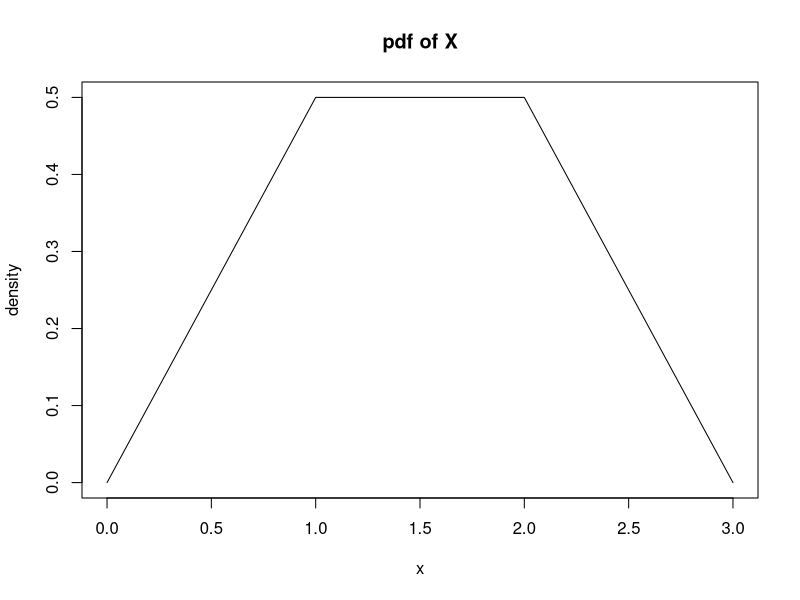
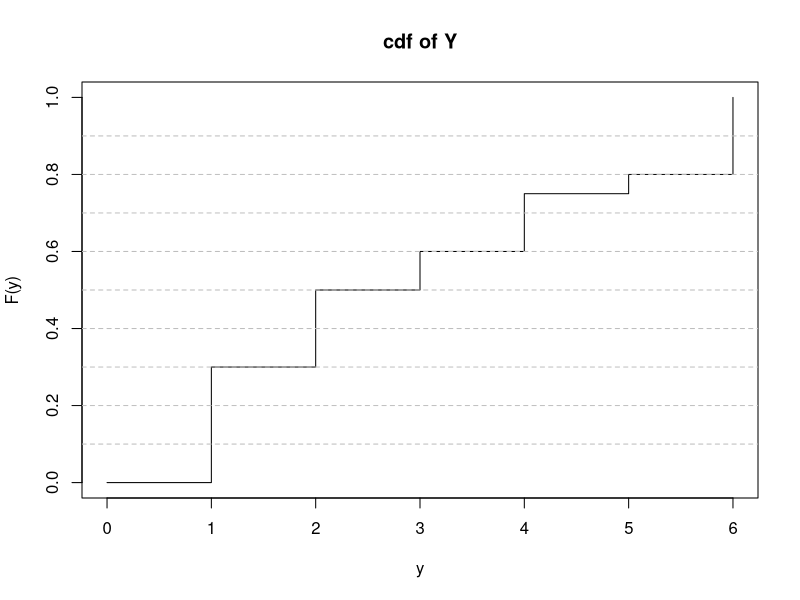
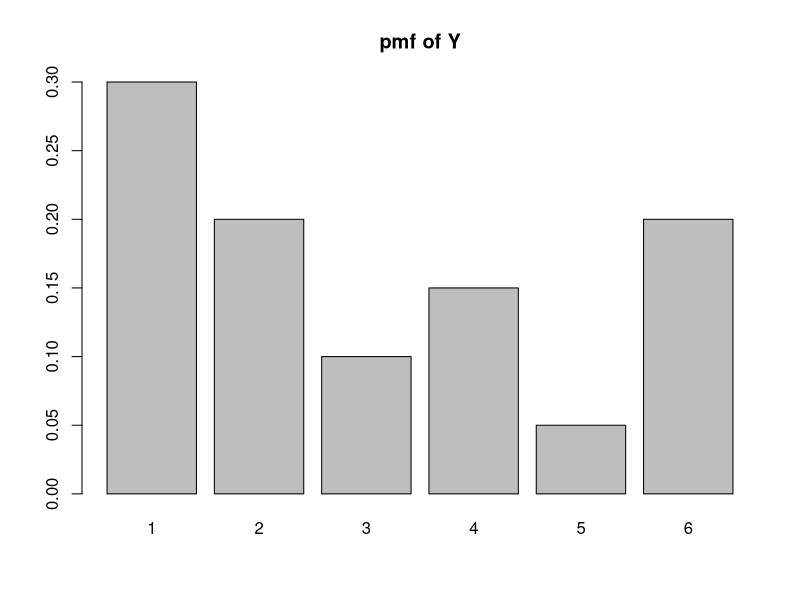

Reproduce these figures in R, in order.
## ---- chunk 1
knitr::opts_chunk$set(echo=T,eval=T,message=F,warning=F,fig.align='center')
library(tidyverse)
## ---- chunk 2
pnorm(7, mean=5, sd=2) - pnorm(4, mean = 5, sd =2)

## ---- chunk 3
p <- 1/3
even_prob <- p/3
odd_prob <- (1-p)/3
ev <- 1*odd_prob + 2*even_prob + 3*odd_prob + 4*even_prob + 5*odd_prob + 6*even_prob
print(ev)
## ---- chunk 4
#need to generate random outputs
#set.seed(100)
#make a coin flip 
flip <- sample(c('heads', 'tails'), size = 1, replace = TRUE)
if(flip == 'heads'){
  print("heads only printed out not tails, making it mutually exclusive.")
}else{
  print("tails only printed out, making it mutually exclusive") }
## ---- chunk 5
roll <- sample(c(1:6), size = 1, replace = TRUE)
roll
## ---- chunk 6
set.seed(100)
marbles <- sample(c('blue', 'black'), size = 2, replace= TRUE)
marbles
## ---- chunk 7
set.seed(110)
lights <- sample(c('on','off') ,size = 2, replace = TRUE)
lights
## ---- chunk 8
#I'd use a binomial random variable because we have a certain number of patients in the experiment and we can assume that mostly there will be a percentage of them that respond to the treatment.
## ---- chunk 9
#Poisson random variable because we essentially want to model how many red cars we see and because we are assuming that we will see some + we're given an exact timeframe of 1 hour, it makes it poisson.
## ---- chunk 10
#A uniform random variable because we're assuming that any second from 0 - 59 is equally likely so a uniform distribution would be able to get a model of the randomness of what time you wake up to.
## ---- chunk 11
#Geometric random variable because assuming that it takes countless repeated rejections, we consider that number right before it lands on a match.
## ---- chunk 12
#Exponential random variable, because this problem is like a poisson but assuming that we don't know the time that the hike will happen in, we have to use exponential instead of poisson.
## ---- chunk 13
#Bernoulli random variable because assuming that the Eagles are playing, we assume only 2 outcomes which is win or not win, which connects to a yes or no outcome.
## ---- chunk 14
#Normal random variable because we're assuming that the GPA distributions are symmetric so we can do a normal model when we deal with the gpa averages.
## ---- chunk 15
plot(x=c(0,1,2,3), y=c(0,.5,.5,0), type="l", ylab="density", xlab="x", main="pdf of X")
## ---- chunk 16
area = (1/2)*1*.5
area
## ---- chunk 17
area1 = 1*0.3
area2 = 0.5*0.2
area3 = (1/2)*0.5*0.2
total = area1 + area2 + area3
total

## ---- chunk 18
plot(x=0:6, y=c(0,.3,.5, .6, .75,.8,1), type="s", ylab="F(y)", xlab="y", main="cdf of Y")
abline(h=seq(.1,.9,.1), lty=2, col="gray")

## ---- chunk 19
y<- 1:6
py <- c(.3,.2,.1,.15,.05,.2) ## edit this line
barplot(height=py, names=y, main="pmf of Y")
## ---- chunk 20
sum = 1*.3 + 2*.2 + 3*.1+ 4*.15 +5*.05+ 6*.2
sum
